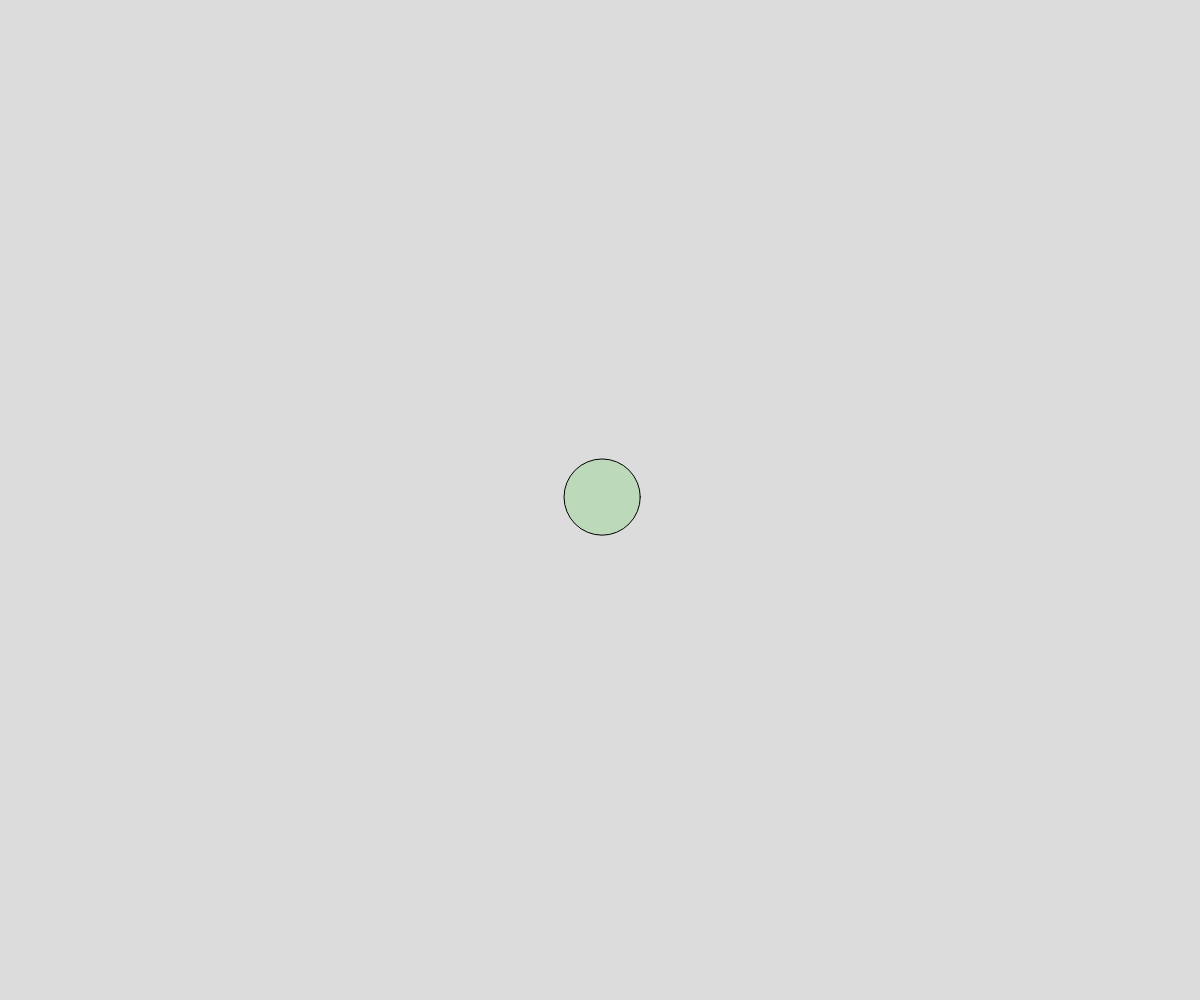
Frame 1 (no input)
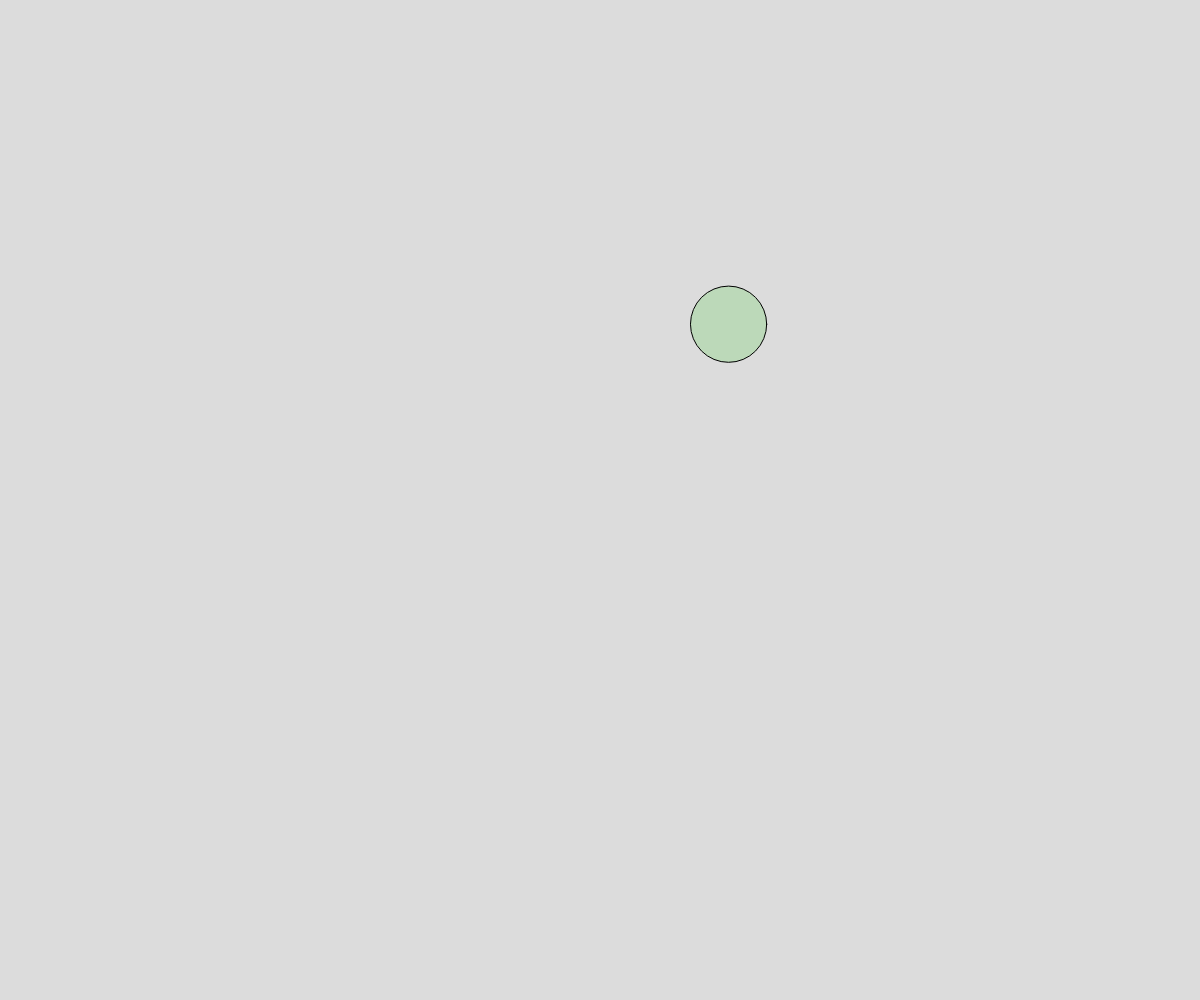
Frame 60 (no input)
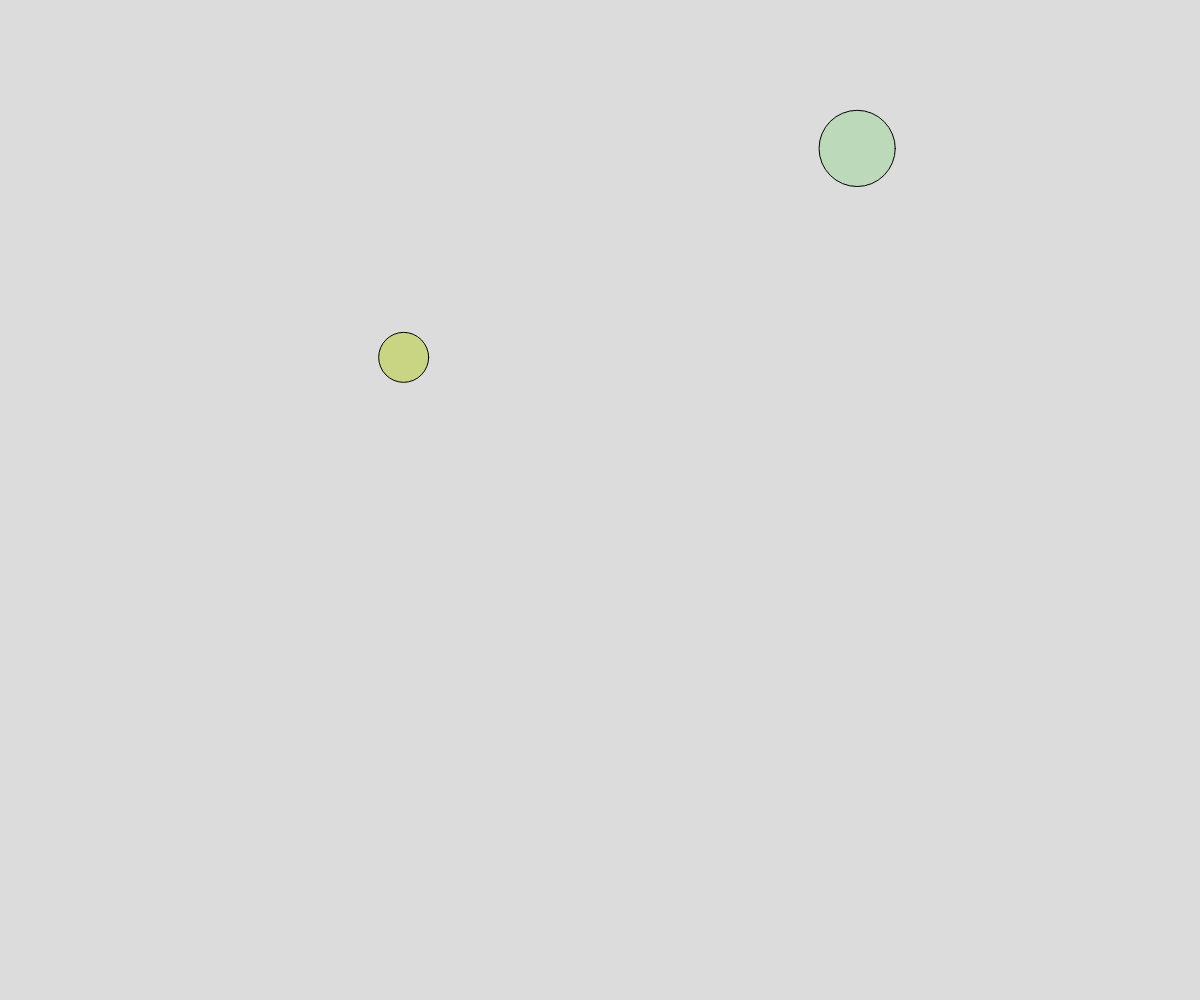
Frame 120 (the mouse pressed at the canvas centre since frame 60)

The p5.js sketch that drew these frames (run headless with seeded random() and noise() and a simulated clock; from frame 60 on, the mouse is pressed at the canvas centre):

// p5.js sketch
// ── sketch.js
// Bouncing Balls Demo
//Using arrays and object notation

let shapes = []; 


function setup() {
  createCanvas(windowWidth, windowHeight);
  spawnBall(width/2, height/2);
}

function draw() {
  background(220);
  moveShapes();
  displayShapes();

}

function mousePressed(){
  spawnBall(mouseX,mouseY);
}

function moveShapes(){
  for(let i = 0; i < shapes.length; i++){
    shapes[i].x += shapes[i].dx;
    shapes[i].y += shapes[i].dy;
    if (shapes[i].x > width || shapes[i].x < 0) {
      shapes[i].x -= shapes[i].dx;
    }
  }
}

function displayShapes(){
  for (let i = 0; i < shapes.length; i++){
    fill(shapes[i].theColor);
    circle(shapes[i].x, shapes[i].y, shapes[i].diameter);

  }
}

function spawnBall(tempx,tempy){
  let newBall = {
    x: tempx,
    y: tempy,
    dx: random(-5,5),
    dy: random(-5,5),
    diameter: random(5,100),
    theColor: color(random(255), random(255), random(255), random(255) )
  }
  
  shapes.push(newBall);
}
